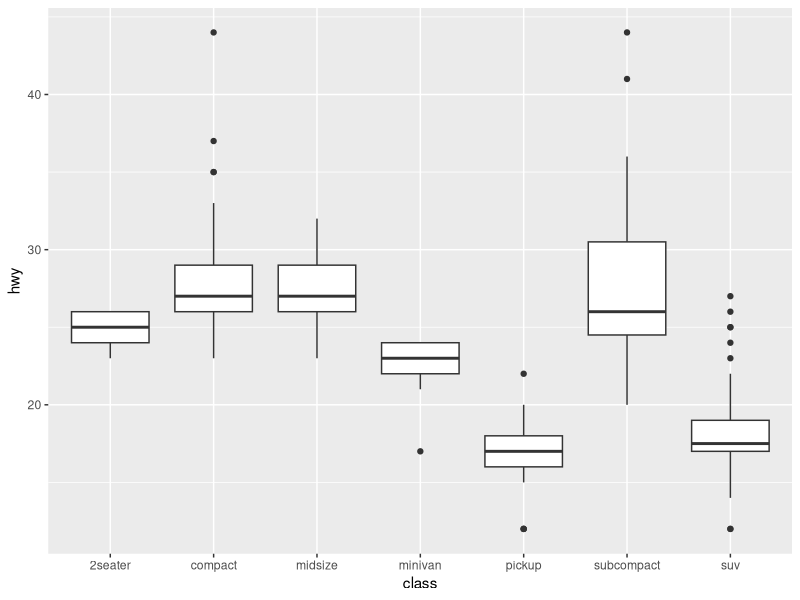

Write R code to recreate this figure.
# write your code below and then press the RUN CODE button
# for graphical output press the "Refresh Plot" link
 
library(tidyverse)
ggplot(data = mpg, mapping = aes(x = class, y = hwy)) + 
  geom_boxplot()